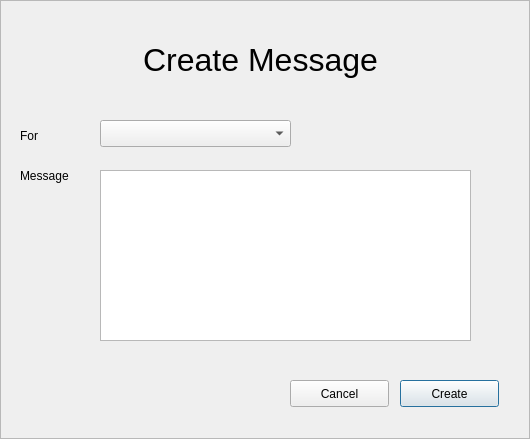
<?xml version="1.0" encoding="UTF-8"?>
<ui version="4.0">
 <class>CreateWindow</class>
 <widget class="QDialog" name="CreateWindow">
  <property name="geometry">
   <rect>
    <x>0</x>
    <y>0</y>
    <width>530</width>
    <height>439</height>
   </rect>
  </property>
  <property name="windowTitle">
   <string>Dialog</string>
  </property>
  <widget class="QFrame" name="createFrame">
   <property name="geometry">
    <rect>
     <x>0</x>
     <y>0</y>
     <width>530</width>
     <height>439</height>
    </rect>
   </property>
   <property name="frameShape">
    <enum>QFrame::StyledPanel</enum>
   </property>
   <property name="frameShadow">
    <enum>QFrame::Raised</enum>
   </property>
   <widget class="QLabel" name="label">
    <property name="geometry">
     <rect>
      <x>130</x>
      <y>40</y>
      <width>261</width>
      <height>41</height>
     </rect>
    </property>
    <property name="text">
     <string>&lt;html&gt;&lt;head/&gt;&lt;body&gt;&lt;p align=&quot;center&quot;&gt;&lt;span style=&quot; font-size:24pt;&quot;&gt;Create Message&lt;/span&gt;&lt;/p&gt;&lt;/body&gt;&lt;/html&gt;</string>
    </property>
   </widget>
   <widget class="QLabel" name="label_2">
    <property name="geometry">
     <rect>
      <x>20</x>
      <y>120</y>
      <width>31</width>
      <height>31</height>
     </rect>
    </property>
    <property name="text">
     <string>For</string>
    </property>
   </widget>
   <widget class="QComboBox" name="empCombo">
    <property name="geometry">
     <rect>
      <x>100</x>
      <y>120</y>
      <width>191</width>
      <height>27</height>
     </rect>
    </property>
   </widget>
   <widget class="QLabel" name="label_3">
    <property name="geometry">
     <rect>
      <x>20</x>
      <y>160</y>
      <width>71</width>
      <height>31</height>
     </rect>
    </property>
    <property name="text">
     <string>Message</string>
    </property>
   </widget>
   <widget class="QTextEdit" name="messageTxtEdit">
    <property name="geometry">
     <rect>
      <x>100</x>
      <y>170</y>
      <width>371</width>
      <height>171</height>
     </rect>
    </property>
   </widget>
   <widget class="QPushButton" name="createButton">
    <property name="geometry">
     <rect>
      <x>400</x>
      <y>380</y>
      <width>99</width>
      <height>27</height>
     </rect>
    </property>
    <property name="text">
     <string>Create</string>
    </property>
    <property name="autoDefault">
     <bool>true</bool>
    </property>
    <property name="default">
     <bool>true</bool>
    </property>
   </widget>
   <widget class="QPushButton" name="cancelButton">
    <property name="geometry">
     <rect>
      <x>290</x>
      <y>380</y>
      <width>99</width>
      <height>27</height>
     </rect>
    </property>
    <property name="text">
     <string>Cancel</string>
    </property>
    <property name="autoDefault">
     <bool>true</bool>
    </property>
    <property name="default">
     <bool>false</bool>
    </property>
   </widget>
  </widget>
 </widget>
 <tabstops>
  <tabstop>empCombo</tabstop>
  <tabstop>messageTxtEdit</tabstop>
  <tabstop>createButton</tabstop>
  <tabstop>cancelButton</tabstop>
 </tabstops>
 <resources/>
 <connections/>
</ui>
